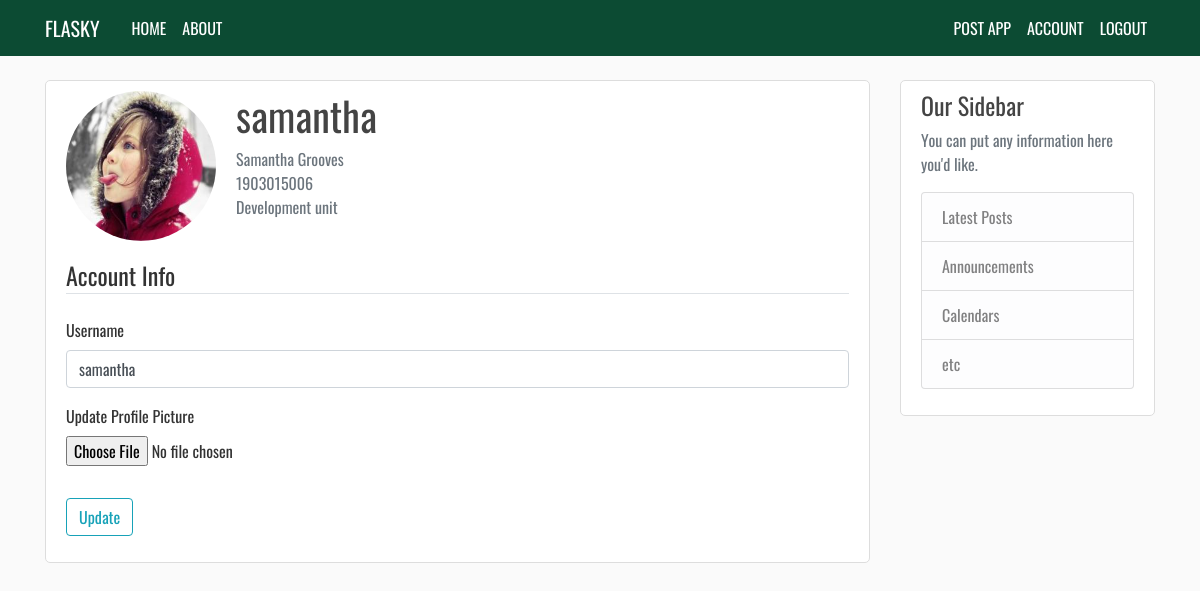
Page /account (signed in) on the committed database.
### mysite/models.py (models this page shows, shortened)
class User(db.Model, UserMixin):
    id = db.Column(db.Integer, primary_key=True)
    username = db.Column(db.String(20), unique=True)
    password = db.Column(db.String(60), nullable=False)
    image_file = db.Column(db.String(20), nullable=False, default='default.jpg')
    emp_id = db.Column(db.Integer, db.ForeignKey('employee.id'))  # set unique
    apps_post = db.relationship('Application', backref='posted_by', lazy=True)

class Employee(db.Model):
    id = db.Column(db.Integer, primary_key=True)
    name = db.Column(db.String(50), nullable=False)
    nip = db.Column(db.String(18), unique=True)
    wu_id = db.Column(db.Integer, db.ForeignKey('work_unit.id'), nullable=False)
    account = db.relationship('User', uselist=False, backref='owned')

class WorkUnit(db.Model):
    id = db.Column(db.Integer, primary_key=True)
    name = db.Column(db.String(50), nullable=False)
    employees = db.relationship('Employee', backref='unit', lazy=True)
    apps = db.relationship('Application', secondary=usages,
                           backref=db.backref('work_units', lazy='dynamic'),
                           lazy='dynamic')

### mysite/routes.py (the view)
@app.route('/account', methods=['GET', 'POST'])
@login_required
def account():
    form = UpdateAccountForm()
    if form.validate_on_submit():
        if form.picture.data:
            picture_file = save_picture(form.picture.data)
            current_user.image_file = picture_file
        current_user.username = form.username.data
        db.session.commit()
        flash('Your account has been updated!', 'success')
        return redirect(url_for('account'))
    elif request.method == 'GET':
        form.username.data = current_user.username
    image_file = url_for('static', filename='profile_pics/' + current_user.image_file)
    return render_template('account.html', image_file=image_file, form=form)

### mysite/forms.py (shortened to what this page needs)
class UpdateAccountForm(FlaskForm):
    username = StringField('Username',
                           validators=[DataRequired(), Length(min=4, max=20)])
    picture = FileField('Update Profile Picture', validators=[FileAllowed(['jpg', 'png'])])
    submit = SubmitField('Update')

### mysite/models.py (called while the page is built)
@login_manager.user_loader
def load_user(user_id):
    return User.query.get(int(user_id))

### mysite/templates/account.html (shortened to what this page needs)
{% extends "base.html" %}
{% block content %}
  <div class="content-section">
    <div class="media">
      <img class="rounded-circle account-img" src="{{ image_file }}" alt="">
      <div class="media-body">
        <h2 class="account-heading">{{ current_user.username }}</h2>
        <p class="text-secondary">
          {{ current_user.owned.name }}<br>
          {{ current_user.owned.nip }}<br>
          {{ current_user.owned.unit.name }} unit
        </p>
      </div>
    </div>
    <form action="" method="POST" enctype="multipart/form-data">
      <fieldset class="form-group">
        <legend class="border-bottom mb-4">Account Info</legend>
        <div class="form-group">
          {{ form.username.label(class="form-control-label") }}
          {% if form.username.errors %}
            {{ form.username(class="form-control form-control-md is-invalid") }}
            <div class="invalid-feedback">
              {% for error in form.username.errors %}
                <span>{{ error }}</span>
              {% endfor %}
            </div>
          {% else %}
            {{ form.username(class="form-control form-control-md") }}
          {% endif %}
        </div>
        <div class="form-group">
          {{ form.picture.label() }}
          {{ form.picture(class="form-control-file") }}
        </div>
      </fieldset>
      <div class="form-group">
        {{ form.submit(class="btn btn-outline-info") }}
      </div>
    </form>
  </div>
{% endblock content %}

### mysite/static/style.css (style rules this page uses)
body { background: #fafafa; color: #333333; margin-top: 5rem; }
body { font-family: "Oswald", sans-serif; }
h1, h2, h3, h4, h5, h6 { color: #444444; }
.content-section { background: #ffffff; padding: 10px 20px; border: 1px solid #dddddd; border-radius: 5px; margin-bottom: 20px; }
.account-img { height: 150px; width: 150px; margin-right: 20px; margin-bottom: 16px; }
.account-heading { font-size: 2.5rem; }

### rows in the picture
User: username "samantha"
Employee: owned.name "Samantha Grooves", owned.nip "1903015006"
WorkUnit: owned.unit.name "Development"
